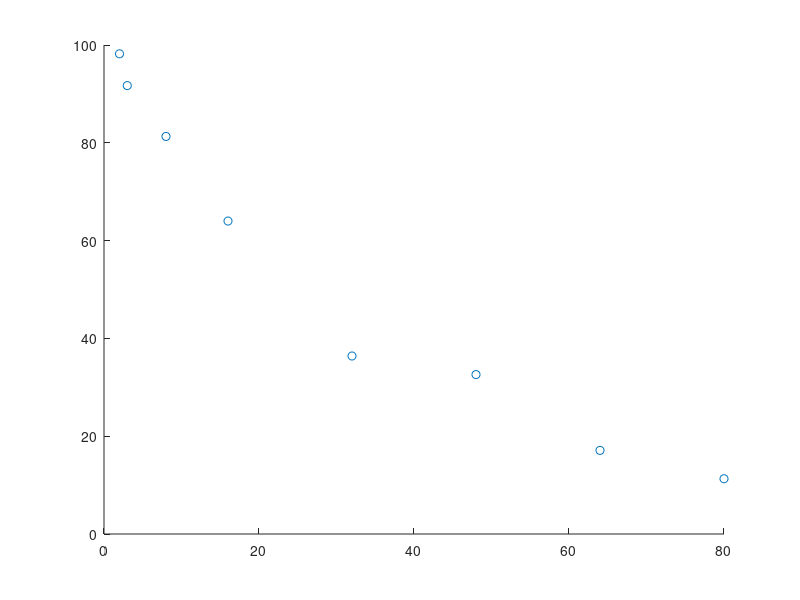

Recreate this plot in MATLAB. (Note: this script raises an error after producing the figure.)
% Data Analysis 2020
% Chapter 5 Excerise 6
% Non linear regression
% Nick Kaparinos
close all;
clc;
clear;

data = [1 2 98.2;2 3 91.7;3 8 81.3;4 16 64.0; 5 32 36.4;6 48 32.6;7 64 17.1;8 80 11.3];

X = data(:,2);
Y = data(:,3);

% A
% Data Scatterplot
figure(100)
scatter(X,Y)

% Functions
% 1 Power
power = @(b,x)( b(1)*x.^(b(2)) );
% 2 Logarithmic
logarithmic = @(b,x)( b(1)+b(2)*log(x));
% 3 Inverse
inverse = @(b,x)( b(1) + b(2)./x);
% 4 Exponential
%exponential = @(b,x)( b(1)*exp(b(2)*x) );

functions = {power ; logarithmic; inverse};
functionNames = ["Power" ; "Logarithmic"; "Inverse"];
mse = zeros(length(functions),1);

for i = 1:length(functions)
    % Calculate non linear regression model
    beta0 = [1 ; 1];
    model = fitnlm(X,Y,functions{i},beta0);
    mse(i) = model.MSE;
    
    beta = table2array(model.Coefficients);
    beta = beta(:,1);
    pred = functions{i}(beta,X);
    
    % Plot data and regression
    figure(i)
    scatter(X,Y)
    hold on;
    plot(X,pred)
    title(strcat(functionNames(i)," regression"));
    
    % B
    if( i == 2)
        x0 = 25;
        prediction = functions{i}(beta,x0);
        hold on;
        plot(x0,prediction,'x','MarkerEdgeColor','k','MarkerSize',5);
    end
    
    % Plot diagnostic plot of standardised error
    ei_standard = (Y - pred)/mse(i);
    figure(i*10)
    scatter(Y,ei_standard);
    hold on;
    plot(Y,repmat(2,1,length(Y)));
    hold on;
    plot(Y,repmat(0,1,length(Y)));
    hold on;
    plot(Y,repmat(-2,1,length(Y)));
    title(strcat(functionNames(i)," regression standardised error"));
    
end
